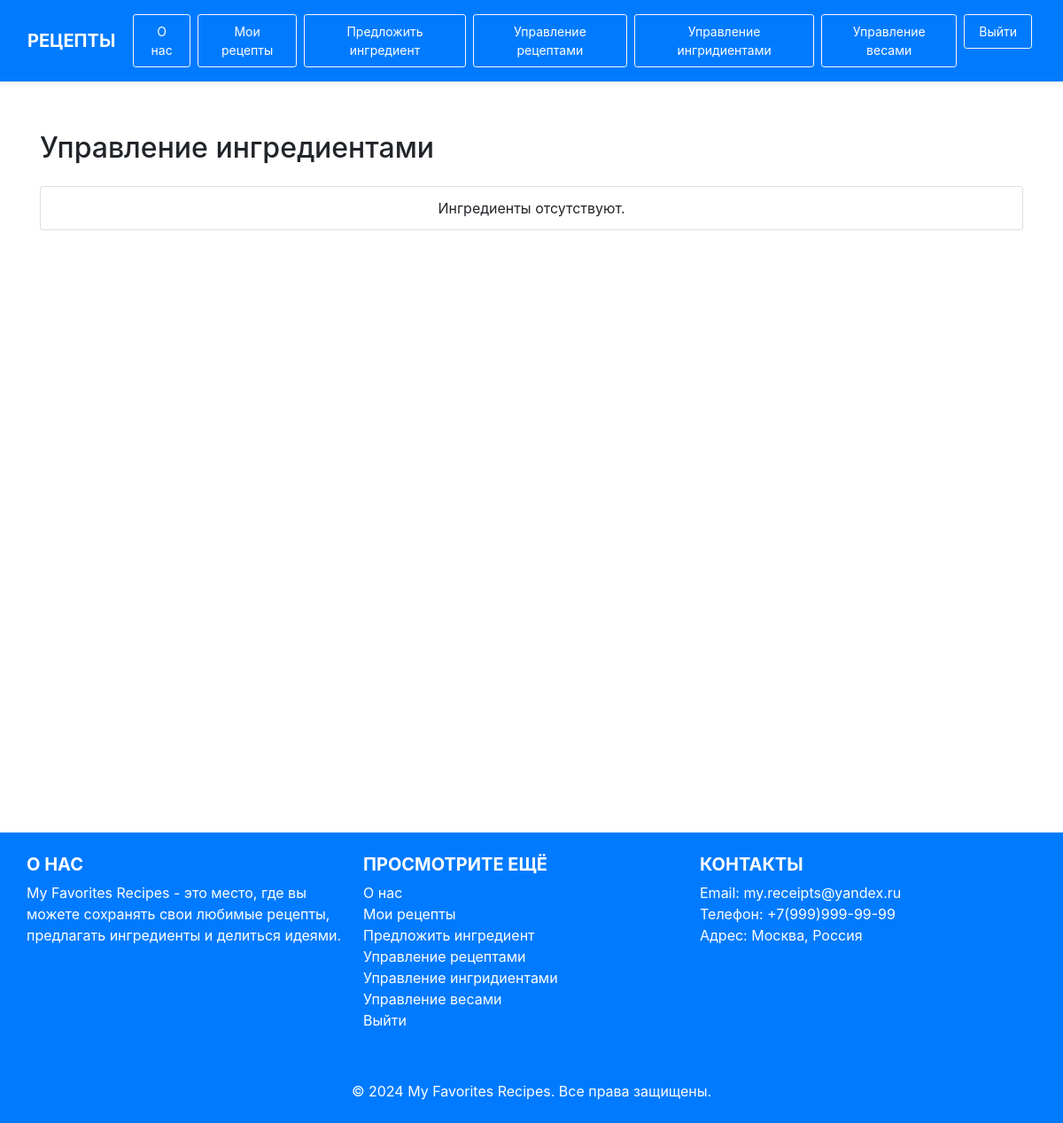
Page /manage-ingredients/ (signed in) on the earlier database version.
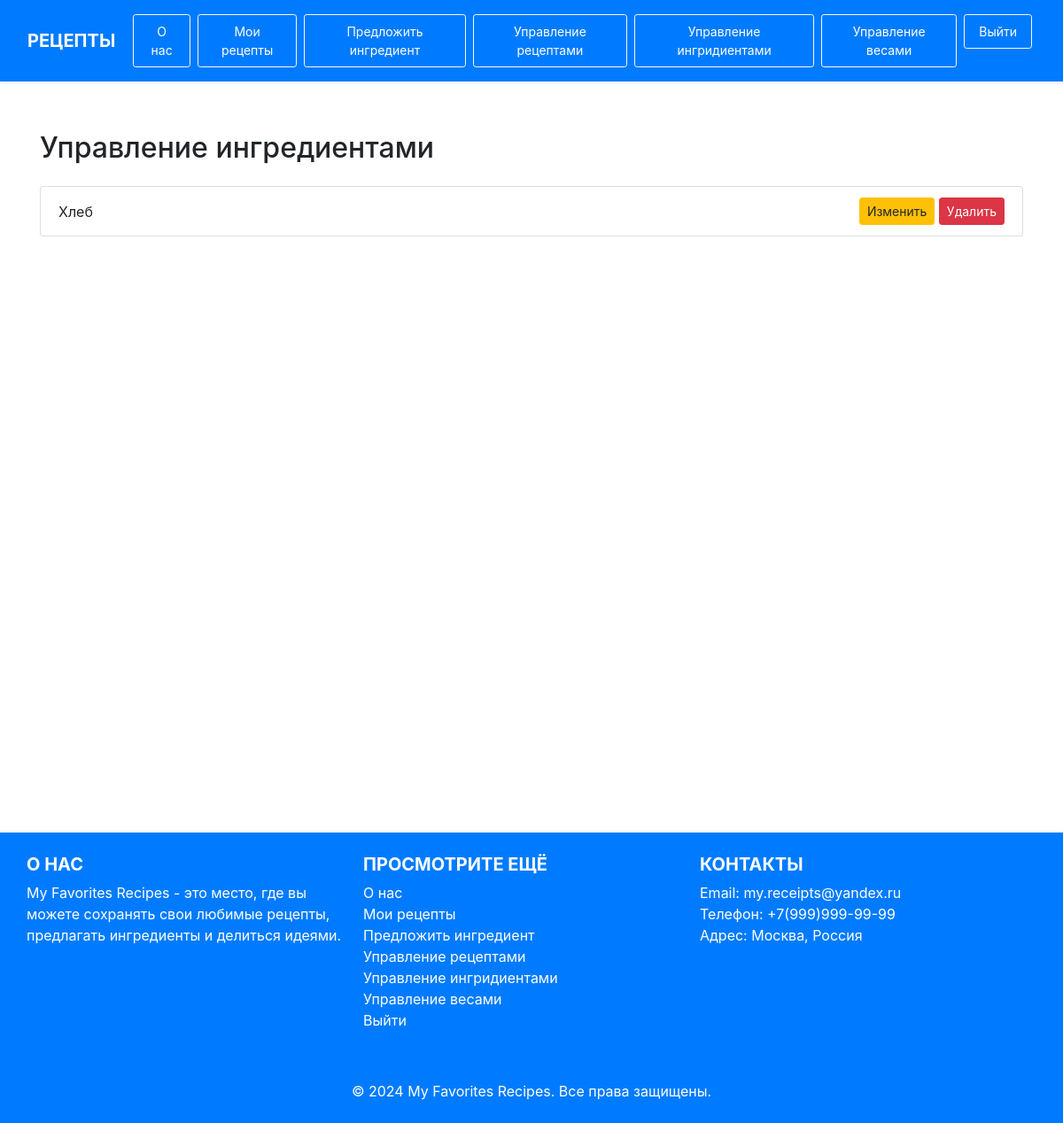
Same page on the later database version.
### recipe_catalog/models.py (models this page shows, shortened)
class Ingredient(models.Model):
    title = models.CharField(
        max_length=255,
        validators=[
            RegexValidator(
                regex=r'^[A-Za-zА-Яа-яёЁ\s0-9]+$',
                message='Имя не должно содержать спецсимволов'
            )
        ]
    )
    raw_weight = models.FloatField(
        validators=[MinValueValidator(0.1, message='Сырой вес должен быть положительным числом.')]
    )
    cooked_weight = models.FloatField(
        validators=[MinValueValidator(0.1, message='Вес приготовленного продукта должен быть положительным.')]
    )
    cost = models.FloatField(
        validators=[MinValueValidator(0.1, message='Стоимость должна быть больше 0')]
    )
    unit = models.ForeignKey(Unit, on_delete=models.SET_NULL, null=True, blank=True)
    author = models.ForeignKey(User, on_delete=models.CASCADE)

### recipe_catalog/views/ingredient.py (the view)
# urls.py: path('manage-ingredients/', manage_ingredients, name='manage-ingredients'),
@login_required
def manage_ingredients(request):
    ingredients = Ingredient.objects.filter(author=request.user)
    return render(request, templates['manage_ingredients_page'], {'ingredients': ingredients})

### recipe_catalog/constants.py (called while the page is built)
    def __getitem__(self, key):
        return self.templates.get(key)

### templates/recipe_catalog/manage-ingredients.html (shortened to what this page needs)
{% extends '../layout/layout.html' %}
{% block content %}
<div class="container mt-4">
    <h2 class="text-left mb-4">Управление ингредиентами</h2>
    <ul class="list-group">
        {% for ingredient in ingredients %}
        <li class="list-group-item d-flex justify-content-between align-items-center">
            {{ ingredient.title }}
            <div>
                <a href="{% url 'edit-ingredient-element' ingredient.id %}" class="btn btn-warning btn-sm">Изменить</a>
                <a href="{% url 'delete-ingredient-element' ingredient.id %}" class="btn btn-danger btn-sm">Удалить</a>
            </div>
        </li>
        {% empty %}
        <li class="list-group-item text-center">Ингредиенты отсутствуют.</li>
        {% endfor %}
    </ul>
</div>
{% endblock %}

Differences in the rows shown:
added Ingredient: title "Хлеб"
Other differences:
text no longer shown: "Ингредиенты отсутствуют."
